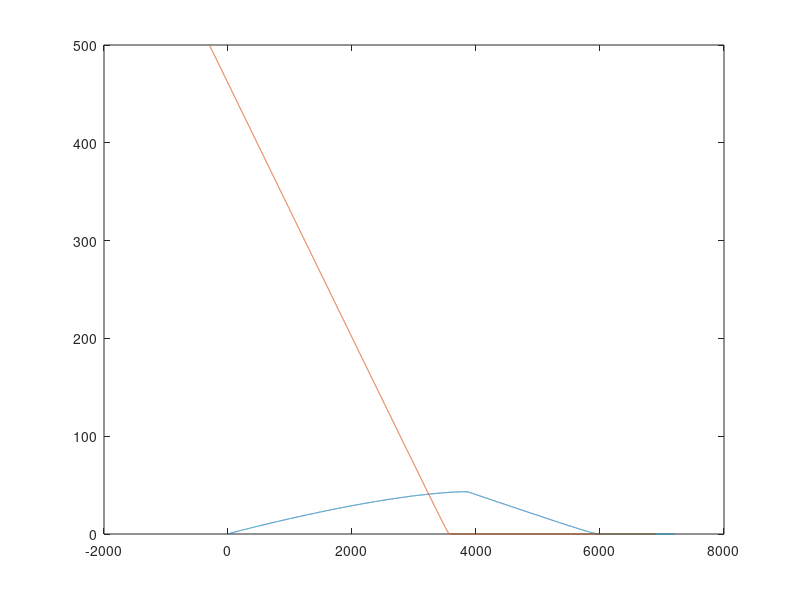

Recreate this plot in MATLAB.
u=1;
A=500;
kA=280;
G0=9.3*0.84/60;% 10uM/min for OD 1 cells.
GSfactor=0.18;
GS=G0*GSfactor;
betafactor=1;
beta0=9.3*0.84/60/6;
beta=beta0*betafactor;
S=0;
dt=0.5;
T=round(120*60/dt);
for t=1:T
    u1=u;A1=A;A1(A1<=0)=0;
    S1=S; S1(S1<=0)=0;
    Gamma1=G0*u1./(1+(0.5./A1));%.*((kaO./(1+((Oex-S1)/ktO).^5))+1-kaO);
    GammaS=GS*u1./(1+(0.5./A1)); Gamma_beta=beta.*u1./(1+(0.5./S1))./(1+A1./kA);%Gamma_beta=beta.*u1;
      
    Aa=-Gamma1;
    Sa=GammaS-Gamma_beta;
    
    %%
    A1=A+Aa*dt/2;A1(A1<=0)=0;
   
    Gamma1=G0*u1./(1+(0.5./A1));%.*((kaO./(1+((Oex-S1)/ktO).^5))+1-kaO);
    S1=S+Sa*dt/2;S1(S1<=0)=0;
    GammaS=GS*u1./(1+(0.5./A1)); Gamma_beta=beta.*u1./(1+(0.5./S1))./(1+A1./kA);%Gamma_beta=beta.*u1;


    %f=ki'*A1;
    
    Ab=-Gamma1;
    Sb=GammaS-Gamma_beta;
   
    %%
   A1=A+Ab*dt/2;A1(A1<=0)=0;
    %Gamma1=G0*u1./(1+(0.5./A1)).*((kaO./(1+((Oex-S1)/ktO).^5))+1-kaO);
    Gamma1=G0*u1./(1+(0.5./A1));%.*((kaO./(1+((Oex-S1)/ktO).^5))+1-kaO);
    S1=S+Sb*dt/2;S1(S1<=0)=0;
    GammaS=GS*u1./(1+(0.5./A1)); Gamma_beta=beta.*u1./(1+(0.5./S1))./(1+A1./kA);%Gamma_beta=beta.*u1;
        %f=ki'*A1;
        Ac=-Gamma1;
    Sc=GammaS-Gamma_beta;
    
    
    %%
   A1=A+Ac*dt;A1(A1<=0)=0;
    %Gamma1=G0*u1./(1+(0.5./A1)).*((kaO./(1+((Oex-S1)/ktO).^5))+1-kaO);
    Gamma1=G0*u1./(1+(0.5./A1));%.*((kaO./(1+((Oex-S1)/ktO).^5))+1-kaO);
     S1=S+Sc*dt;S1(S1<=0)=0;
     GammaS=GS*u1./(1+(0.5./A1)); Gamma_beta=beta.*u1./(1+(0.5./S1))./(1+A1./kA);%Gamma_beta=beta.*u1;
       %f=ki'*A1;
     
    Ad=-Gamma1;
    Sd=GammaS-Gamma_beta;
   
     A=A+1/6*(Aa+2*Ab+2*Ac+Ad)*dt;
     S=S+1/6*(Sa+2*Sb+2*Sc+Sd)*dt;
    Af(:,t)=A;
  AS(:,t)=S;
  
    
end

plot((1:T)*dt,AS);
hold on;
plot((1-600:T-600)*dt,Af)